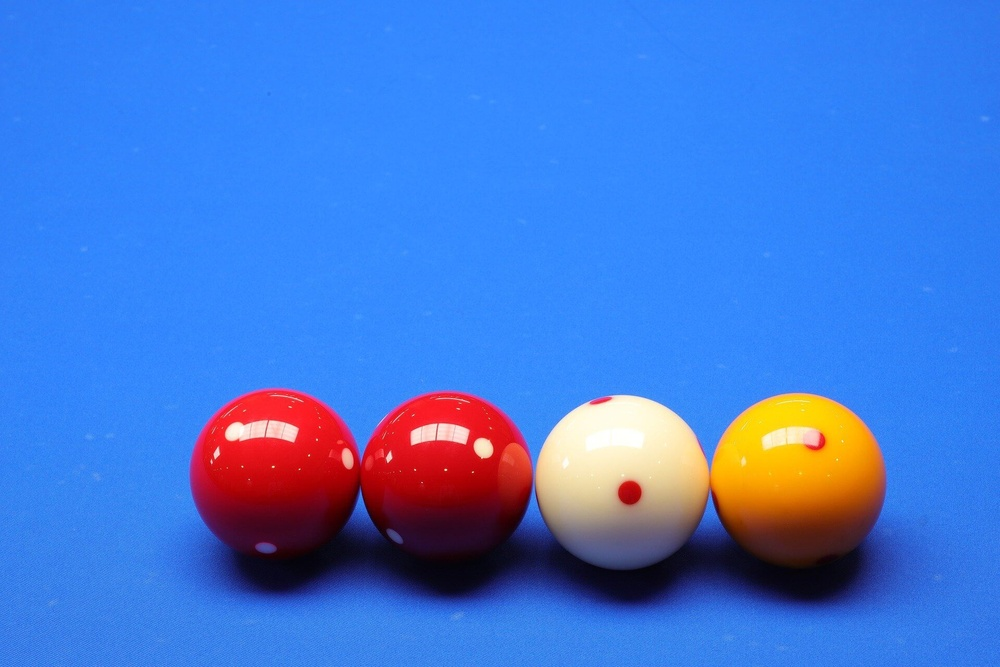
#> input picture red-ball.jpeg, 1000 x 667 px, shrunk from 1920 x 1280 before the run
$ python 4-7.py
#> lines starting #> are read from the running program, lines starting #| are printed output that depends on the picture; after the words box and inside, x2 and y2 are one past the last pixel; in counts of white or black regions, pixels touching at a corner belong together
import imghdr
import cv2 as cv
import sys

from cv2 import IMREAD_COLOR

def on_trackbar(x):
    pass

img_color = cv.imread('red-ball.jpeg', IMREAD_COLOR)
#> img_color is the input picture: shape (667, 1000, 3); mean B, G, R 212.7, 121, 68.7

if img_color is None:
    print('can not read image file')
    sys.exit(1)
cv.imshow('Color', img_color)

img_gray = cv.cvtColor(img_color, cv.COLOR_BGR2GRAY)
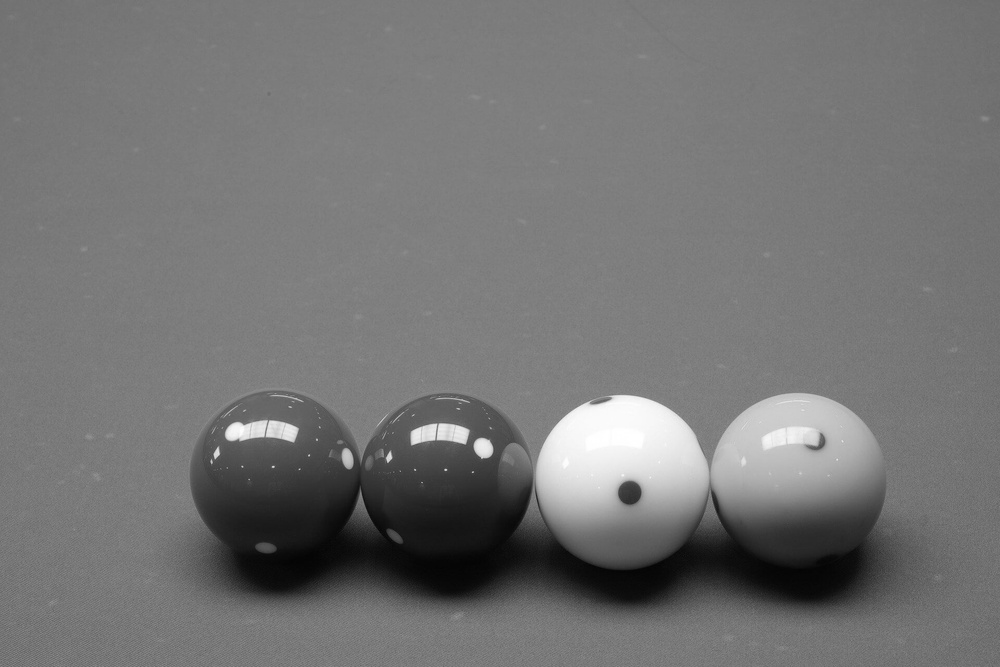
#> img_gray: shape (667, 1000); min 3, max 255, mean 115.9
cv.imshow('GrayScale', img_gray)

cv.namedWindow('Binary')
cv.createTrackbar('threshold', 'Binary', 0,255, on_trackbar)
cv.setTrackbarPos('threshold', 'Binary', 127)

while True:
    thresh = cv.getTrackbarPos('threshold', 'Binary')

    retval, img_binary = cv.threshold(img_gray, thresh, 255, cv.THRESH_BINARY_INV)
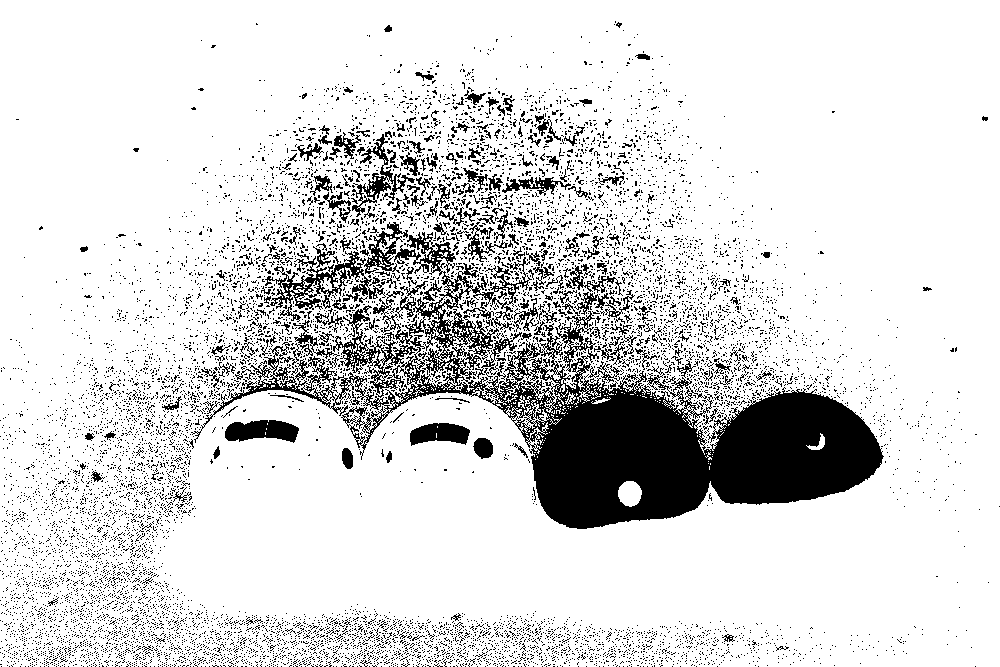
#> img_binary: shape (667, 1000); 85.6% white; 10682 black regions (10433 under 20 px), largest, box (x1, y1, x2, y2) and area: (191, 232, 884, 529) 50869, (265, 251, 386, 322) 1996, (225, 420, 299, 443) 1229
#> retval = 127

    cv.imshow('Binary', img_binary)
    if cv.waitKey(1) & 0xFF == 27:
#> (key Esc is pressed here)
        break
